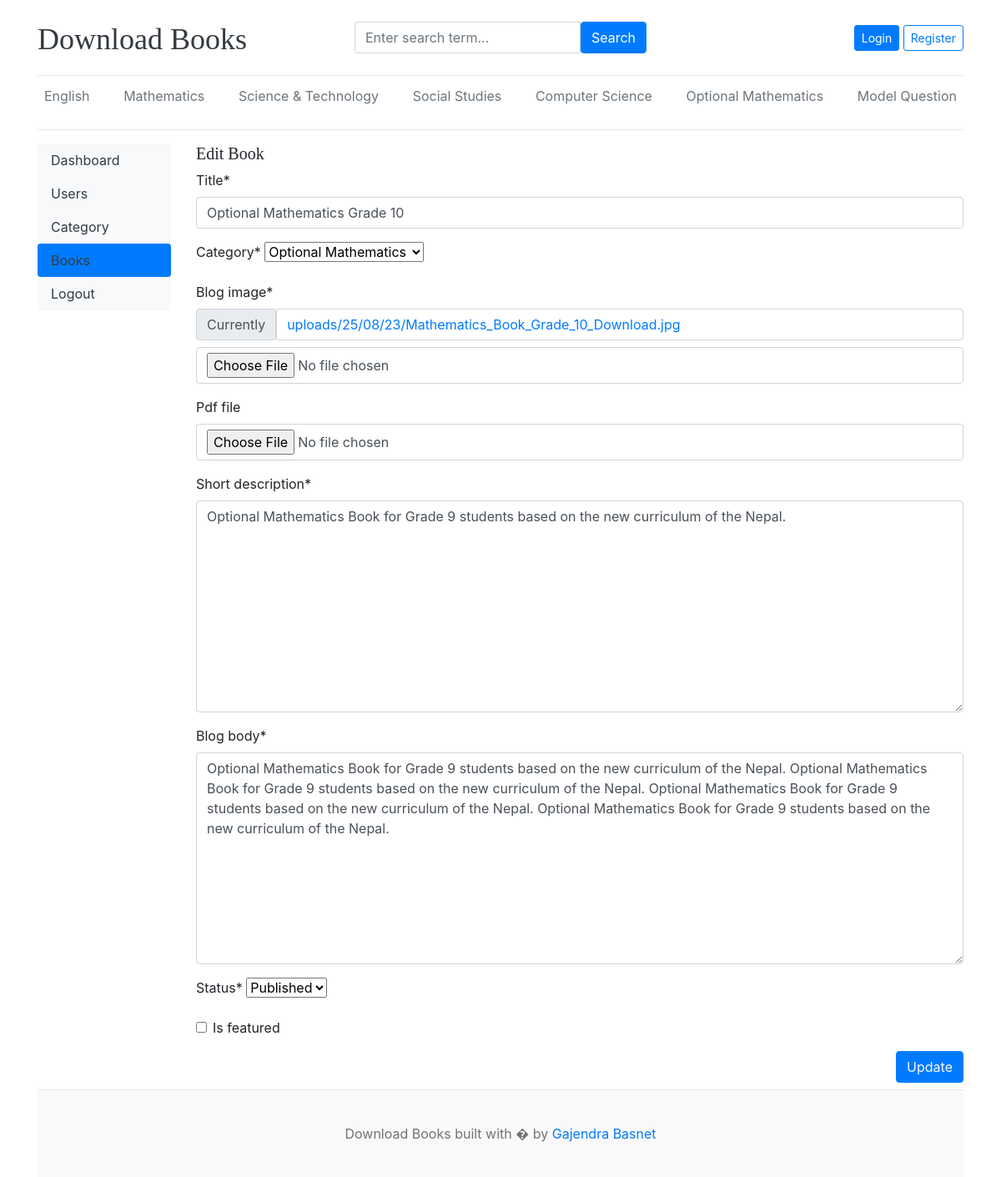
Page /dashboard/posts/edit/11/ on the committed database.
### blogs/models.py (models this page shows, shortened)
class Category(models.Model):
    category_name = models.CharField(max_length=50, unique=True)
    created_at = models.DateTimeField(auto_now_add=True)
    updated_at = models.DateTimeField(auto_now=True)
    class Meta:
        verbose_name_plural = 'Categories'
    def __str__(self):
        return self.category_name

class Blogs(models.Model):
    title = models.CharField(max_length=200, unique=True)
    slug = models.SlugField(unique=True,blank=True)
    category = models.ForeignKey(Category, on_delete=models.CASCADE)
    author = models.ForeignKey(User, on_delete=models.CASCADE)
    pdf_file = models.FileField(
        upload_to='uploads/pdfs/%Y/%m/%d/',
        blank=True, null=True,
        validators=[FileExtensionValidator(['pdf'])]
    )
    blog_image = models.ImageField(upload_to='uploads/%y/%m/%d')
    short_description = models.TextField(max_length=1000)
    blog_body = models.TextField(max_length=3000)
    status = models.TextField(max_length=100,choices=STATUS_CHOICE, default='draft')
    is_featured = models.BooleanField(default=False)
    created_at = models.DateTimeField(auto_now_add=True)
    updated_at = models.DateTimeField(auto_now=True)
    class Meta:
        verbose_name_plural = 'Blogs'

### dashboard/views.py (the view, shortened to what this page needs)
# urls.py: path('posts/edit/<int:pk>/', views.edit_posts, name='edit_posts'),
def edit_posts(request,pk):
    posts = get_object_or_404(Blogs, pk=pk)
    form= PostForm(instance=posts)
    context = {
        'form': form,
        'post': posts
    }
    return render(request,'dashboard/edit_posts.html',context)

### dashboard/forms.py
class PostForm(forms.ModelForm):
    class Meta:
        model=Blogs
        fields=('title','category','blog_image','pdf_file','short_description','blog_body','status','is_featured')

### blogs/context_processors.py (called while the page is built)
def get_categories(request):
    categories = Category.objects.all()
    return dict(categories = categories)

### templates/dashboard/edit_posts.html (shortened to what this page needs)
{% extends '../base/base.html' %}
{% block content %}
<div class="row">
    {% include './leftsidebar.html' %}
    {% load crispy_forms_tags %}
    <div class="col-md-10">
        <h5> Edit Book</h5>
        <form action="{% url 'edit_posts' post.id %}" method="POST" style="margin:auto;" enctype="multipart/form-data">
            {{form | crispy}}
            <button type="submit" class="btn btn-primary text-light float-right mb-2">Update</button>
        </form>
    </div>
    </div>
{% endblock%}

### templates/Base/header.html (shortened to what this page needs)
{% load static %}
<!DOCTYPE html>
<html lang="en">
<head>
    <link href="https://getbootstrap.com/docs/4.0/dist/css/bootstrap.min.css" rel="stylesheet">
    <link href="{% static 'css/blog.css' %}" rel="stylesheet">
    <link rel="stylesheet" href="https://cdnjs.cloudflare.com/ajax/libs/font-awesome/4.7.0/css/font-awesome.min.css">
    <link rel="stylesheet" href="https://cdn.datatables.net/2.3.3/css/dataTables.dataTables.css" />
  </head>
<body>
    <div class="container">
      <header class="blog-header py-3">
        <div class="row flex-nowrap justify-content-between align-items-center">
          <div class="col-4 pt-1">
            <a class="blog-header-logo text-dark" href="/">Download Books</a>
          </div>
            <div class="col-4">
              <form action="{% url 'search' %}" method="GET">
                  <div class="input-group">
                          <input class="form-control" name ="keyword" type="text" placeholder="Enter search term..." aria-label="Enter search term..." aria-describedby="button-search" />
                          <button type="submit" class="btn btn-primary" id="button-search" type="button">Search</button>
                    </div>
              </form>
            </div>
          <div class="col-4 d-flex justify-content-end align-items-center">
            {% if not user.is_authenticated %}
            <a class="btn btn-sm btn-primary" href="{% url 'login'%}">Login</a> &nbsp;
            <a class="btn btn-sm btn-outline-primary" href="{% url 'register' %}">Register</a>
            {% else %}
            <span>Welcome {{user}} <a class="btn btn-sm btn-primary" href="{% url 'dashboard' %}">Dashboard</a> </span>&nbsp;
            <span><a class="btn btn-sm btn-outline-primary" href="{% url 'logout' %}">Logout</a></span>
            {% endif %}
          </div>
        </div>
      </header>
      <div class="nav-scroller py-1 mb-2">
        <nav class="nav d-flex justify-content-between">
          {% for cat in categories %}
          <a class="p-2 text-muted" href="{% url 'posts_by_category' cat.id %}">{{cat.category_name}}</a>
          {% endfor %}
        </nav>
      </div>
    <hr/>

### static/css/blog.css (style rules this page uses)
.blog-header { border-bottom: 1px solid #e5e5e5; }
.blog-header-logo { font-family: "Playfair Display", Georgia, "Times New Roman", serif; font-size: 2.25rem; }
h1, h2, h3, h4, h5, h6 { font-family: "Playfair Display", Georgia, "Times New Roman", serif; }

### rows in the picture
Category: category_name "English"
Category: category_name "Mathematics"
Category: category_name "Science & Technology"
Category: category_name "Social Studies"
Category: category_name "Computer Science"
Category: category_name "Optional Mathematics"
Category: category_name "Model Question"
Blogs: title "Optional Mathematics Grade 10", category "Optional Mathematics", short_description "Optional Mathematics Book for Grade 9 students based on the new curriculum of the Nepal.", blog_body "Optional Mathematics Book for Grade 9 students based on the new curriculum of the Nepal. Optional Mathematics Book for Grade 9 students based on the new curriculum of the Nepal. Optional Mathematics Book for Grade 9 students based on the new curriculum of the Nepal. Optional Mathematics Book for Grade 9 students based on the new curriculum of the Nepal.", status "Published"
